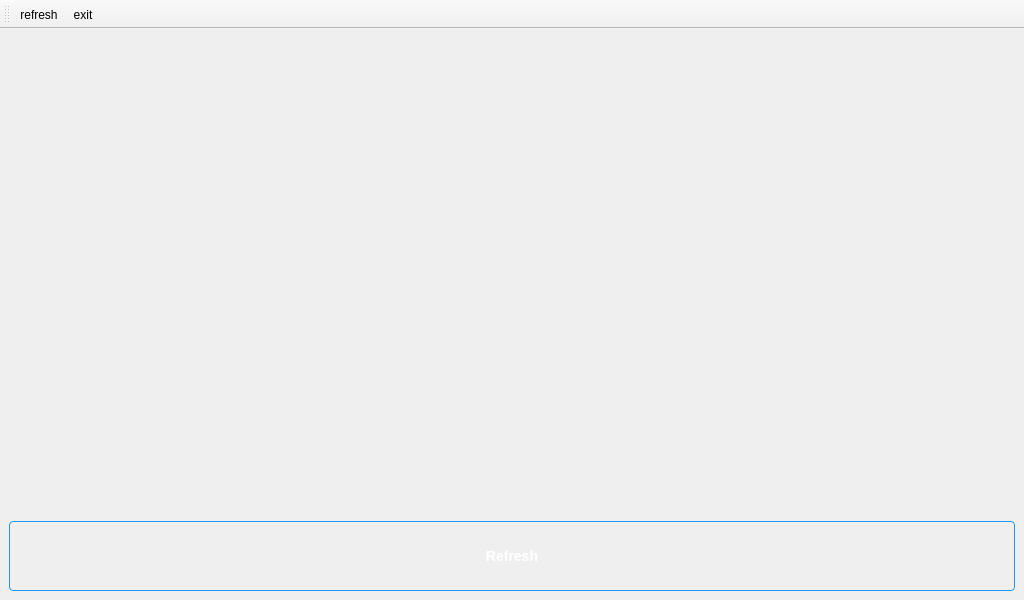
<?xml version="1.0" encoding="UTF-8"?>
<ui version="4.0">
 <class>EnvironmentWindow</class>
 <widget class="QMainWindow" name="EnvironmentWindow">
  <property name="geometry">
   <rect>
    <x>0</x>
    <y>0</y>
    <width>1024</width>
    <height>600</height>
   </rect>
  </property>
  <property name="minimumSize">
   <size>
    <width>1024</width>
    <height>600</height>
   </size>
  </property>
  <property name="windowTitle">
   <string>EnvironmentWindow</string>
  </property>
  <property name="styleSheet">
   <string notr="true">/* 主窗口整体浅蓝色渐变背景 */
QMainWindow {
    background: qlineargradient(
        x1:0, y1:0, x2:0, y2:1,
        stop:0 #e3f2fd,   /* 浅天蓝 */
        stop:0.5 #bbdefb,
        stop:1 #e1f5fe    /* 浅蓝雪 */
    );
}

/* 所有按钮的浅蓝/白色主题 */
QPushButton {
    background: qlineargradient(
        x1:0, y1:0, x2:0, y2:1,
        stop:0 #64b5f6,  /* 中度蓝 */
        stop:1 #42a5f5   /* 稍深蓝 */
    );
    color: #ffffff;
    border: 1px solid #2196f3;  /* 亮蓝边框 */
    border-radius: 4px;
    padding: 6px 14px;
    font-size: 14px;
    font-weight: 500;
    min-width: 80px;
}

/* 按钮悬停时更亮 */
QPushButton:hover {
    background: qlineargradient(
        x1:0, y1:0, x2:0, y2:1,
        stop:0 #90caf9,
        stop:1 #64b5f6
    );
    border-color: #1e88e5;
}

/* 按下时深色反馈 */
QPushButton:pressed {
    background: qlineargradient(
        x1:0, y1:0, x2:0, y2:1,
        stop:0 #42a5f5,
        stop:1 #1e88e5
    );
    border-color: #1565c0;
    padding-left: 8px;
    padding-top: 8px;
}
</string>
  </property>
  <widget class="QWidget" name="centralwidget">
   <layout class="QVBoxLayout" name="verticalLayout">
    <item>
     <widget class="QWidget" name="gauges_widget" native="true">
      <layout class="QHBoxLayout" name="horizontalLayout">
       <item>
        <widget class="GaugeWidget" name="IRGauge" native="true"/>
       </item>
       <item>
        <widget class="GaugeWidget" name="AUXGauge" native="true"/>
       </item>
       <item>
        <widget class="GaugeWidget" name="PSGauge" native="true"/>
       </item>
      </layout>
     </widget>
    </item>
    <item>
     <widget class="QPushButton" name="btn_refresh_manual">
      <property name="minimumSize">
       <size>
        <width>110</width>
        <height>70</height>
       </size>
      </property>
      <property name="text">
       <string>Refresh</string>
      </property>
     </widget>
    </item>
   </layout>
  </widget>
  <widget class="QToolBar" name="toolBar">
   <property name="windowTitle">
    <string>toolBar</string>
   </property>
   <property name="iconSize">
    <size>
     <width>50</width>
     <height>50</height>
    </size>
   </property>
   <attribute name="toolBarArea">
    <enum>TopToolBarArea</enum>
   </attribute>
   <attribute name="toolBarBreak">
    <bool>false</bool>
   </attribute>
   <addaction name="actionrefresh"/>
   <addaction name="actionexit"/>
  </widget>
  <action name="actionexit">
   <property name="icon">
    <iconset resource="../sources/icons.qrc">
     <normaloff>:/icons/exit.png</normaloff>:/icons/exit.png</iconset>
   </property>
   <property name="text">
    <string>exit</string>
   </property>
   <property name="menuRole">
    <enum>QAction::MenuRole::NoRole</enum>
   </property>
  </action>
  <action name="actionrefresh">
   <property name="icon">
    <iconset resource="../sources/icons.qrc">
     <normaloff>:/icons/refresh.png</normaloff>:/icons/refresh.png</iconset>
   </property>
   <property name="text">
    <string>refresh</string>
   </property>
   <property name="menuRole">
    <enum>QAction::MenuRole::NoRole</enum>
   </property>
  </action>
 </widget>
 <customwidgets>
  <customwidget>
   <class>GaugeWidget</class>
   <extends>QWidget</extends>
   <header>GaugeWidget.h</header>
   <container>1</container>
  </customwidget>
 </customwidgets>
 <resources>
  <include location="../sources/icons.qrc"/>
 </resources>
 <connections/>
</ui>
